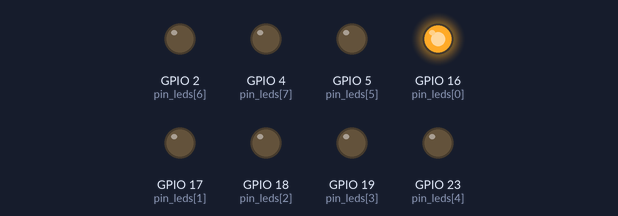
Bench run of a program on a simulated ESP32 board running MicroPython. Shown: output pins drawn as LEDs (lit = HIGH). What the program prints to the serial console is not drawn. At 6.4 s the program stops and its outputs stay as they are.

Above: at 0.2 s.
At 1.0 s:
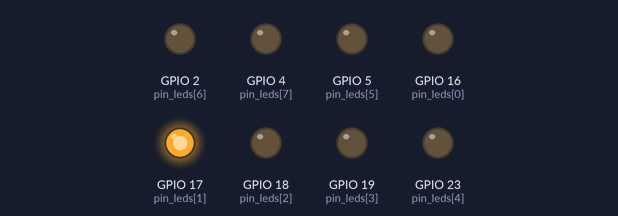
At 1.8 s:
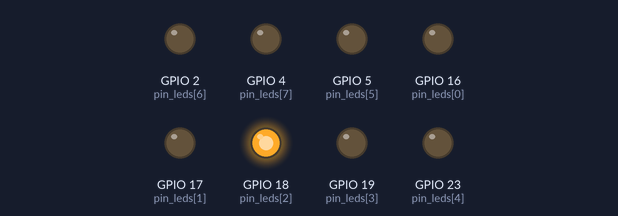
At 2.6 s:
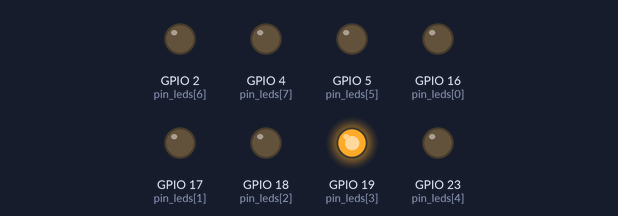
At 3.4 s:
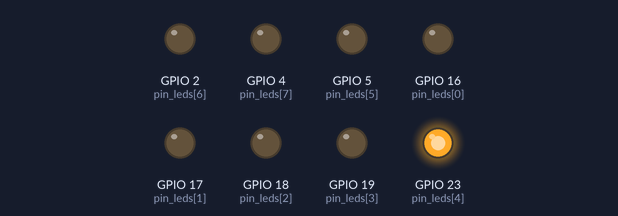
At 6.1 s:
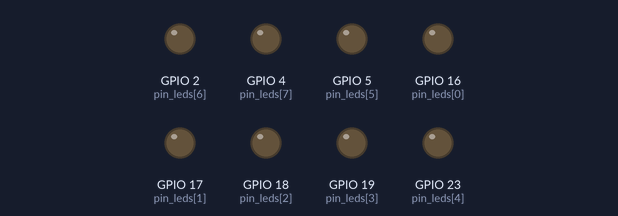
Timing chart, 0 to 7.6 s (numbered marks = the images above):
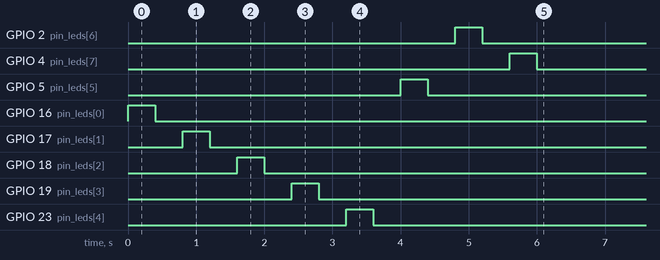

The program:

led_board.py
```python
# 开发板上 LED 灯

from machine import Pin
from time import sleep

pin_leds = [Pin(gp, Pin.OUT) for gp in [16,17,18,19,23,5, 2, 4]]

print('start')
for pin in pin_leds:
    pin.value(1)
    sleep(0.4)
    pin.value(0)
    sleep(0.4)
print('stop')
```

Measured:
- by itself, GPIO 2 (pin_leds[6]): LOW → HIGH at 4.8 s, → LOW 0.40 s later
- by itself, GPIO 4 (pin_leds[7]): LOW → HIGH at 5.6 s, → LOW 0.40 s later
- by itself, GPIO 5 (pin_leds[5]): LOW → HIGH at 4.0 s, → LOW 0.40 s later
- by itself, GPIO 16 (pin_leds[0]): LOW → HIGH at 0.00 s, → LOW 0.40 s later
- by itself, GPIO 17 (pin_leds[1]): LOW → HIGH at 0.80 s, → LOW 0.40 s later
- by itself, GPIO 18 (pin_leds[2]): LOW → HIGH at 1.6 s, → LOW 0.40 s later
- by itself, GPIO 19 (pin_leds[3]): LOW → HIGH at 2.4 s, → LOW 0.40 s later
- by itself, GPIO 23 (pin_leds[4]): LOW → HIGH at 3.2 s, → LOW 0.40 s later
